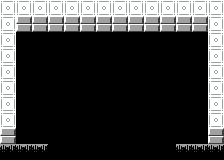

This is a level from a 2D game, rendered from its Tiled map with the project's own tilesets. A one-line summary and the complete map file follow:
An orthogonal 14x10 tile map with 16x16 px tiles, 1 tile layer (Tile Layer 1).

<map version="1.10" tiledversion="1.10.2" orientation="orthogonal" renderorder="right-down" width="14" height="10" tilewidth="16" tileheight="16" infinite="0" nextlayerid="2" nextobjectid="1">
 <properties>
  <property name="exit_south" type="bool" value="true" />
 </properties>
 <tileset firstgid="1" source="../room_tileset.tsx" />
 <layer id="1" name="Tile Layer 1" width="14" height="10">
  <data encoding="csv">
4,4,4,4,4,4,4,4,4,4,4,4,4,4,
4,3,3,3,3,3,3,3,3,3,3,3,3,4,
4,1,1,1,1,1,1,1,1,1,1,1,1,4,
4,1,1,1,1,1,1,1,1,1,1,1,1,4,
4,1,1,1,1,1,1,1,1,1,1,1,1,4,
4,1,1,1,1,1,1,1,1,1,1,1,1,4,
4,1,1,1,1,1,1,1,1,1,1,1,1,4,
4,1,1,1,1,1,1,1,1,1,1,1,1,4,
3,1,1,1,1,1,1,1,1,1,1,1,1,3,
5,5,5,1,1,1,1,1,1,1,1,5,5,5
</data>
 </layer>
</map>
